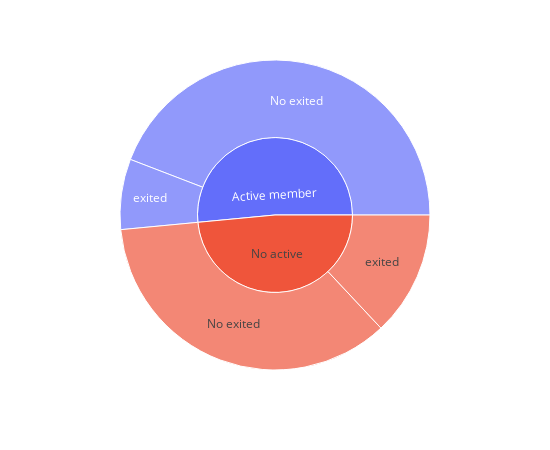

The notebook cell saved with this chart:
### Code cell
df=churn_data.groupby(by=['IsActiveMember', 'Exited'], as_index=False)['RowNumber'].count()
df['IsActiveMember']=df['IsActiveMember'].apply(lambda x:"Active member" if x==1 else "No active")
df['Exited']=df['Exited'].apply(lambda x: 'exited' if x==1 else 'No exited')
fig=px.sunburst(
    data_frame=df,
    path=['IsActiveMember', 'Exited'],
    values='RowNumber',
    width=550,
    height=450,
    color_continuous_scale=True
)
fig.show()

### Figure 1 — Plotly figure (JSON) as saved in the notebook; plotly's stock layout.template omitted (floating-point values rounded to 4 significant figures)
{"data": [{"branchvalues": "total", "domain": {"x": [0, 1], "y": [0, 1]}, "hovertemplate": "labels=%{label}<br>RowNumber=%{value}<br>parent=%{parent}<br>id=%{id}<extra></extra>", "ids": ["Active member/No exited", "No active/No exited", "Active member/exited", "No active/exited", "Active member", "No active"], "labels": ["No exited", "No exited", "exited", "exited", "Active member", "No active"], "name": "", "parents": ["Active member", "No active", "Active member", "No active", "", ""], "type": "sunburst", "values": [4416, 3547, 735, 1302, 5151, 4849]}], "layout": {"height": 450, "legend": {"tracegroupgap": 0}, "margin": {"t": 60}, "width": 550}}
